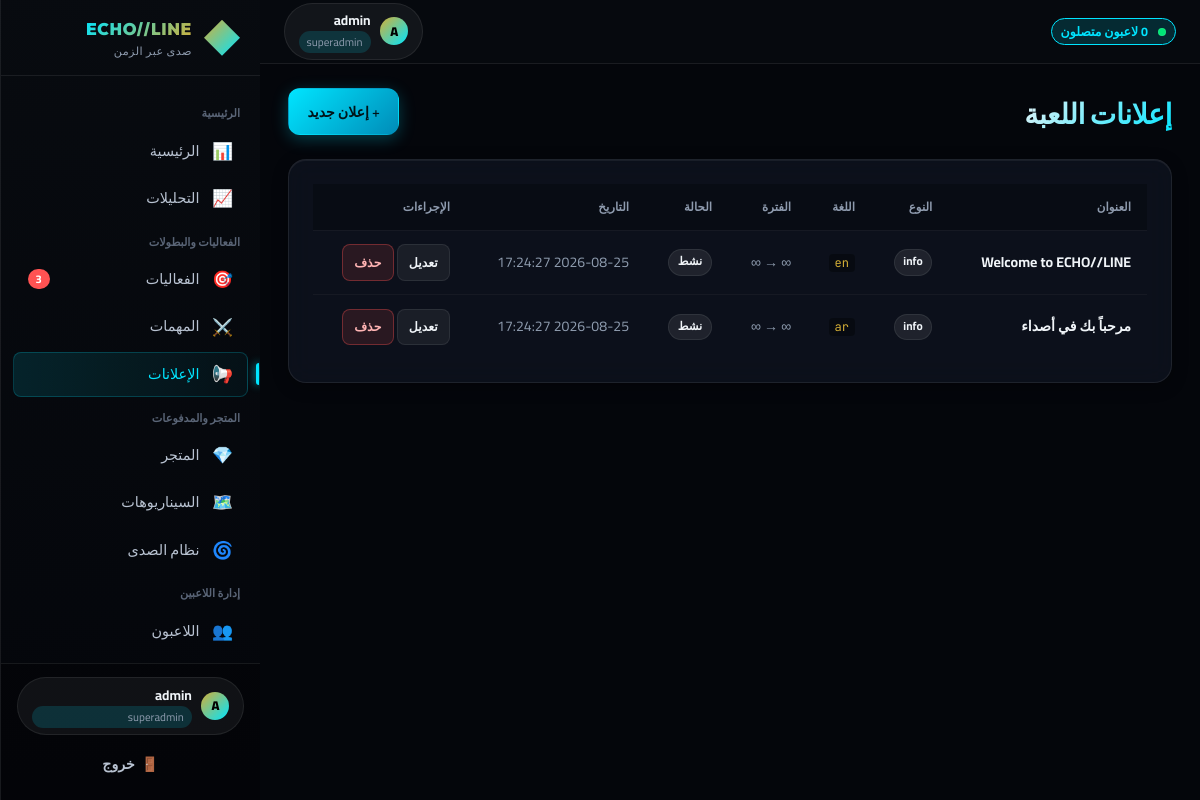
Page /announcements.php (signed in) on the committed database.
### tables this page shows
CREATE TABLE IF NOT EXISTS `announcements` (
  `id` INT UNSIGNED NOT NULL AUTO_INCREMENT,
  `title` VARCHAR(128) NOT NULL,
  `body` TEXT NOT NULL,
  `language` VARCHAR(8) NOT NULL DEFAULT 'en',
  `type` ENUM('info','warning','maintenance','event','reward') NOT NULL DEFAULT 'info',
  `target_platform` VARCHAR(32) NULL,
  `target_min_version` VARCHAR(32) NULL,
  `is_active` TINYINT(1) NOT NULL DEFAULT 1,
  `start_at` DATETIME NULL,
  `end_at` DATETIME NULL,
  `created_by` INT UNSIGNED NULL,
  `created_at` DATETIME NOT NULL DEFAULT CURRENT_TIMESTAMP,
  PRIMARY KEY (`id`),
  KEY `idx_active_dates` (`is_active`, `start_at`, `end_at`)
);

### includes/Database.php (called while the page is built, shortened)
<?php
class Database
{
    private static $instance = null;
    public static function getInstance(): PDO
    {
        if (self::$instance === null) {
            $dsn = sprintf('mysql:host=%s;dbname=%s;charset=%s', DB_HOST, DB_NAME, DB_CHARSET);
            try {
                self::$instance = new PDO($dsn, DB_USER, DB_PASS, [
                    PDO::ATTR_ERRMODE => PDO::ERRMODE_EXCEPTION,
                    PDO::ATTR_DEFAULT_FETCH_MODE => PDO::FETCH_ASSOC,
                    PDO::ATTR_EMULATE_PREPARES => false,
                    PDO::MYSQL_ATTR_INIT_COMMAND => "SET NAMES utf8mb4 COLLATE utf8mb4_unicode_ci",
                ]);
            } catch (PDOException $e) {
                error_log('[DB] Connection failed: ' . $e->getMessage());
                if (APP_ENV === 'development') {
                    throw $e;
                }
                http_response_code(500);
                die(json_encode([
                    'success' => false,
                    'error' => 'Database connection failed',
                ]));
            }
        }
        return self::$instance;
    }
    public static function query(string $sql, array $params = []): PDOStatement
    {
        $stmt = self::getInstance()->prepare($sql);
        $stmt->execute($params);
        return $stmt;
    }
    public static function fetchAll(string $sql, array $params = []): array
    {
        return self::query($sql, $params)->fetchAll();
    }
}

### includes/Security.php (called while the page is built, shortened)
<?php
class Security
{
    public static function escape(string $value): string
    {
        return htmlspecialchars($value, ENT_QUOTES | ENT_HTML5, 'UTF-8');
    }
}

### announcements.php (the view, shortened to what this page needs)
<?php
$announcements = Database::fetchAll('SELECT * FROM announcements ORDER BY is_active DESC, created_at DESC LIMIT 50');
include __DIR__ . '/includes/header.php';
?>
<div class="page-header">
  <h1><?= I18n::t('announce.title') ?></h1>
  <button class="btn primary" onclick="openAnnForm()">+ إعلان جديد</button>
</div>
<div class="panel">
  <table class="data-table">
    <thead>
      <tr><th>العنوان</th><th>النوع</th><th>اللغة</th><th>الفترة</th><th>الحالة</th><th>التاريخ</th><th>الإجراءات</th></tr>
    </thead>
    <tbody>
      <?php foreach ($announcements as $a): ?>
        <tr>
          <td><strong><?= Security::escape($a['title']) ?></strong></td>
          <td><span class="badge"><?= Security::escape($a['type']) ?></span></td>
          <td><code><?= Security::escape($a['language']) ?></code></td>
          <td class="text-muted small">
            <?= $a['start_at'] ? substr($a['start_at'], 0, 16) : '∞' ?>
            →
            <?= $a['end_at'] ? substr($a['end_at'], 0, 16) : '∞' ?>
          </td>
          <td><?= $a['is_active'] ? '<span class="badge badge-ok">نشط</span>' : '<span class="badge">معطل</span>' ?></td>
          <td class="text-muted small"><?= Security::escape($a['created_at']) ?></td>
          <td>
            <button class="btn small" onclick='editAnn(<?= json_encode($a, JSON_HEX_APOS | JSON_HEX_QUOT) ?>)'>تعديل</button>
            <button class="btn small danger" onclick="deleteAnn(<?= $a['id'] ?>)">حذف</button>
          </td>
        </tr>
      <?php endforeach; ?>
    </tbody>
  </table>
</div>
<?php include __DIR__ . '/includes/footer.php'; ?>

### assets/admin.css (style rules this page uses)
:root { --c-cyan: #00E5FF; --c-cyan-soft: rgba(0, 229, 255, 0.15); --c-amber: #D4AF37; --c-amber-soft: rgba(212, 175, 55, 0.15); --c-violet: #9013FE; --c-violet-soft: rgba(144, 19, 254, 0.15); --c-green: #00E676; --c-green-soft: rgba(0, 230, 118, 0.15); --c-red: #FF5252; --c-red-soft: rgba(255, 82, 82, 0.15); --c-copper: #B87333; --c-pink: #FF80AB; --bg-deep: #04060B; --bg-dark: #080B10; --bg-card: rgba(16, 22, 34, 0.72); --bg-elevated: rgba(22, 30, 46, 0.96); --bg-input: rgba(0, 0, 0, 0.45); --bg-glass: rgba(255, 255, 255, 0.04); --t-main: #F0F4F8; --t-soft: #B8C2D1; --t-muted: #8E9BAE; --t-dim: #5A6577; --b-soft: rgba(255, 255, 255, 0.08); --b-medium: rgba(255, 255, 255, 0.14); --b-strong: rgba(255, 255, 255, 0.22); --r-sm: 8px; --r-md: 12px; --r-lg: 18px; --r-xl: 24px; --r-pill: 999px; --sh-card: 0 8px 32px rgba(0, 0, 0, 0.45); --sh-soft: 0 4px 16px rgba(0, 0, 0, 0.3); --sh-glow-cyan: 0 0 24px rgba(0, 229, 255, 0.35); --sh-glow-amber: 0 0 24px rgba(212, 175, 55, 0.35); --sh-inset: inset 0 1px 0 rgba(255, 255, 255, 0.06); --f-display: 'Outfit', 'Cairo', system-ui, sans-serif; --f-body: 'Cairo', 'Outfit', system-ui, sans-serif; --f-mono: 'JetBrains Mono', 'SF Mono', Menlo, monospace; --sidebar-w: 260px; --header-h: 64px; }
*, *::before, *::after { box-sizing: border-box; margin: 0; padding: 0; -webkit-tap-highlight-color: transparent; }
html { height: 100%; scroll-behavior: smooth; }
body { height: 100%; background: var(--bg-deep); color: var(--t-main); font-family: var(--f-body); font-size: 14px; line-height: 1.55; -webkit-font-smoothing: antialiased; -moz-osx-font-smoothing: grayscale; overscroll-behavior: none; overflow: hidden; }
html[dir="rtl"] body { font-family: var(--f-body); }
html[dir="rtl"] .mono, html[dir="rtl"] code { font-family: var(--f-mono); }
button, input, select, textarea { font-family: inherit; color: inherit; }
button { cursor: pointer; border: none; background: none; }
code, pre, .mono { font-family: var(--f-mono); background: rgba(0, 0, 0, 0.35); padding: 1px 6px; border-radius: 4px; font-size: 0.86em; color: var(--c-amber); }
.page-header { display: flex; align-items: flex-end; justify-content: space-between; margin-block-end: 1.5rem; flex-wrap: wrap; gap: 1rem; }
.page-header h1 { font-family: var(--f-display); font-size: 1.75rem; font-weight: 900; letter-spacing: -0.01em; background: linear-gradient(135deg, var(--t-main), var(--c-cyan)); -webkit-background-clip: text; background-clip: text; color: transparent; display: flex; align-items: center; gap: 0.6rem; }
.panel { background: var(--bg-card); border: 1px solid var(--b-soft); border-radius: var(--r-lg); padding: 1.5rem; margin-block-end: 1.25rem; backdrop-filter: blur(12px); box-shadow: var(--sh-soft), var(--sh-inset); }
.btn { display: inline-flex; align-items: center; justify-content: center; gap: 0.4rem; padding: 0.6rem 1.15rem; border-radius: var(--r-md); background: rgba(255, 255, 255, 0.06); border: 1px solid var(--b-soft); color: var(--t-main); font-weight: 600; font-size: 0.88rem; transition: all 0.15s ease; min-block-size: 38px; white-space: nowrap; cursor: pointer; }
.btn.primary { background: linear-gradient(135deg, var(--c-cyan), #008CB8); color: #001318; border-color: transparent; box-shadow: 0 4px 16px rgba(0, 229, 255, 0.25); }
.btn.danger { background: rgba(255, 82, 82, 0.12); border-color: rgba(255, 82, 82, 0.35); color: #FFB4B4; }
.btn.small { padding: 0.35rem 0.7rem; font-size: 0.78rem; min-block-size: 30px; border-radius: var(--r-sm); }
.data-table { inline-size: 100%; border-collapse: collapse; font-size: 0.88rem; }
.data-table th, .data-table td { padding: 0.85rem 1rem; text-align: start; border-block-end: 1px solid rgba(255, 255, 255, 0.04); vertical-align: middle; }
.data-table th { background: rgba(0, 0, 0, 0.25); color: var(--t-muted); font-size: 0.74rem; font-weight: 700; text-transform: uppercase; letter-spacing: 0.04em; white-space: nowrap; }
html[dir="rtl"] .data-table th { text-transform: none; letter-spacing: 0; }
.data-table tbody tr { transition: background 0.15s; }
.data-table tbody tr:last-child td { border-block-end: none; }
.badge { display: inline-flex; align-items: center; gap: 0.25rem; padding: 0.2rem 0.55rem; border-radius: var(--r-pill); font-size: 0.72rem; font-weight: 700; background: rgba(255, 255, 255, 0.08); border: 1px solid var(--b-soft); white-space: nowrap; }
.text-muted { color: var(--t-muted); }

### rows in the picture
announcements: title "Welcome to ECHO//LINE", type "info", language "en", is_active "نشط", created_at "2026-08-25 17:24:27"
announcements: title "مرحباً بك في أصداء", type "info", language "ar", is_active "نشط", created_at "2026-08-25 17:24:27"

### other values in the picture
I18n::t('app.subtitle') "صدى عبر الزمن"
I18n::t('menu.dashboard') "الرئيسية"
I18n::t('menu.analytics') "التحليلات"
I18n::t('events.title') "الفعاليات والبطولات"
I18n::t('menu.events') "الفعاليات"
$activeEventsCount "3"
I18n::t('menu.quests') "المهمات"
I18n::t('menu.announcements') "الإعلانات"
I18n::t('shop.title') "المتجر والمدفوعات"
I18n::t('menu.shop') "المتجر"
I18n::t('menu.scenarios') "السيناريوهات"
I18n::t('menu.echo') "نظام الصدى"
I18n::t('players.title') "إدارة اللاعبين"
I18n::t('menu.players') "اللاعبون"
mb_strtoupper(mb_substr(Auth::user()['username'] ?? '?', 0, 1)) "A"
